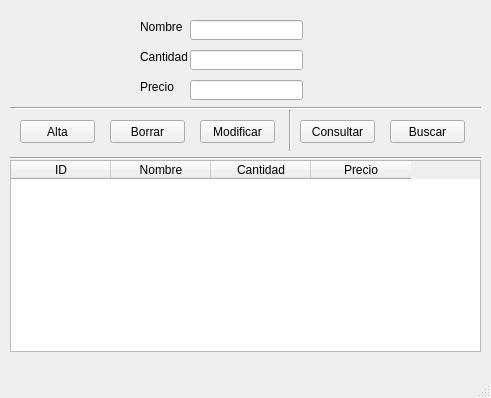
<?xml version="1.0" encoding="UTF-8"?>
<ui version="4.0">
 <class>MainWindow</class>
 <widget class="QMainWindow" name="MainWindow">
  <property name="geometry">
   <rect>
    <x>0</x>
    <y>0</y>
    <width>491</width>
    <height>398</height>
   </rect>
  </property>
  <property name="windowTitle">
   <string>Administrar Productos</string>
  </property>
  <widget class="QWidget" name="centralwidget">
   <widget class="QLabel" name="lblNombre">
    <property name="geometry">
     <rect>
      <x>140</x>
      <y>20</y>
      <width>47</width>
      <height>13</height>
     </rect>
    </property>
    <property name="text">
     <string>Nombre</string>
    </property>
   </widget>
   <widget class="QLineEdit" name="ipt_nombre">
    <property name="geometry">
     <rect>
      <x>190</x>
      <y>20</y>
      <width>113</width>
      <height>20</height>
     </rect>
    </property>
   </widget>
   <widget class="QLineEdit" name="ipt_cantidad">
    <property name="geometry">
     <rect>
      <x>190</x>
      <y>50</y>
      <width>113</width>
      <height>20</height>
     </rect>
    </property>
   </widget>
   <widget class="QLabel" name="lblCantidad">
    <property name="geometry">
     <rect>
      <x>140</x>
      <y>50</y>
      <width>47</width>
      <height>13</height>
     </rect>
    </property>
    <property name="text">
     <string>Cantidad</string>
    </property>
   </widget>
   <widget class="QLabel" name="lblPrecio">
    <property name="geometry">
     <rect>
      <x>140</x>
      <y>80</y>
      <width>47</width>
      <height>13</height>
     </rect>
    </property>
    <property name="text">
     <string>Precio</string>
    </property>
   </widget>
   <widget class="QLineEdit" name="ipt_precio">
    <property name="geometry">
     <rect>
      <x>190</x>
      <y>80</y>
      <width>113</width>
      <height>20</height>
     </rect>
    </property>
   </widget>
   <widget class="Line" name="upSep">
    <property name="geometry">
     <rect>
      <x>10</x>
      <y>100</y>
      <width>471</width>
      <height>16</height>
     </rect>
    </property>
    <property name="orientation">
     <enum>Qt::Horizontal</enum>
    </property>
   </widget>
   <widget class="Line" name="downSep">
    <property name="geometry">
     <rect>
      <x>10</x>
      <y>150</y>
      <width>471</width>
      <height>16</height>
     </rect>
    </property>
    <property name="orientation">
     <enum>Qt::Horizontal</enum>
    </property>
   </widget>
   <widget class="QPushButton" name="btn_alta">
    <property name="geometry">
     <rect>
      <x>20</x>
      <y>120</y>
      <width>75</width>
      <height>23</height>
     </rect>
    </property>
    <property name="text">
     <string>Alta</string>
    </property>
   </widget>
   <widget class="QPushButton" name="btn_modificar">
    <property name="geometry">
     <rect>
      <x>200</x>
      <y>120</y>
      <width>75</width>
      <height>23</height>
     </rect>
    </property>
    <property name="text">
     <string>Modificar</string>
    </property>
   </widget>
   <widget class="Line" name="vertSep">
    <property name="geometry">
     <rect>
      <x>280</x>
      <y>110</y>
      <width>20</width>
      <height>41</height>
     </rect>
    </property>
    <property name="orientation">
     <enum>Qt::Vertical</enum>
    </property>
   </widget>
   <widget class="QPushButton" name="btn_consultar">
    <property name="geometry">
     <rect>
      <x>300</x>
      <y>120</y>
      <width>75</width>
      <height>23</height>
     </rect>
    </property>
    <property name="text">
     <string>Consultar</string>
    </property>
   </widget>
   <widget class="QPushButton" name="btn_buscar">
    <property name="geometry">
     <rect>
      <x>390</x>
      <y>120</y>
      <width>75</width>
      <height>23</height>
     </rect>
    </property>
    <property name="text">
     <string>Buscar</string>
    </property>
   </widget>
   <widget class="QTableWidget" name="table_widget">
    <property name="geometry">
     <rect>
      <x>10</x>
      <y>160</y>
      <width>471</width>
      <height>192</height>
     </rect>
    </property>
    <property name="maximumSize">
     <size>
      <width>471</width>
      <height>16777215</height>
     </size>
    </property>
    <column>
     <property name="text">
      <string>ID</string>
     </property>
    </column>
    <column>
     <property name="text">
      <string>Nombre</string>
     </property>
    </column>
    <column>
     <property name="text">
      <string>Cantidad</string>
     </property>
    </column>
    <column>
     <property name="text">
      <string>Precio</string>
     </property>
    </column>
   </widget>
   <widget class="QPushButton" name="btn_borrar">
    <property name="geometry">
     <rect>
      <x>110</x>
      <y>120</y>
      <width>75</width>
      <height>23</height>
     </rect>
    </property>
    <property name="text">
     <string>Borrar</string>
    </property>
   </widget>
  </widget>
  <widget class="QMenuBar" name="menubar">
   <property name="geometry">
    <rect>
     <x>0</x>
     <y>0</y>
     <width>491</width>
     <height>21</height>
    </rect>
   </property>
  </widget>
  <widget class="QStatusBar" name="statusbar"/>
 </widget>
 <resources/>
 <connections/>
</ui>
